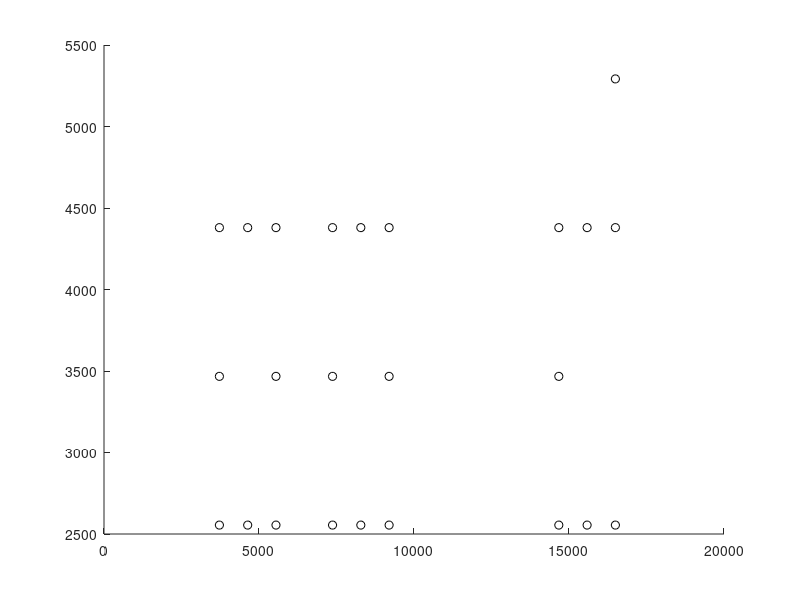

Source code (MATLAB):
clear all

global Bscrew Bedge Beclimb Bline

bmag = 2.74E-4;

l = 0.5/bmag;
b = [1 0 1];


side1 = [-1  0  1];
side2 = [0 -1 0];
side3 = -side1;
side4 = -side2;


n = cross(side2,b);

%start from center of grid

%P1 = [0.52 0.52  1.7]/bmag; %exiting top
%P1 = [0.52 0.1 0.52]/bmag; %lateral

%Loop n.1, inside [101]
P1 = [1.52 1.2 1.2]/bmag;
P2m = P1 + l*side1*0.5;
P2 = P1 + l*side1;
P3m = P2 + l*side2*0.5;
P3 = P2 + l*side2;
P4 = P3 + l*side3;
P4m = P3 + l*side3*0.5;
P1m = P4 + l*side4*0.5;

%Loop n.2, inside [101]
P5 = [2.52 1.2 1.2]/bmag;
P6m = P5 + l*side1*0.5;
P6 = P5 + l*side1;
P7m = P6 + l*side2*0.5;
P7 = P6 + l*side2;
P8 = P7 + l*side3;
P8m = P7 + l*side3*0.5;
P5m = P8 + l*side4*0.5;

%Loop n.3, inside [101]
P9 = [4.52 1.2 1.2]/bmag;
P10m = P9 + l*side1*0.5;
P10 = P9 + l*side1;
P11m = P10 + l*side2*0.5;
P11 = P10 + l*side2;
P12 = P11 + l*side3;
P12m = P11 + l*side3*0.5;
P9m = P9 + l*side4*0.5;

rn = [ 
       P1, 7;
       P2m, 0;
       P2, 7;
       P3m, 0;
       P3, 7;
       P4m, 0;
       P4, 7;
       P1m, 0;
       
       P5, 7;
       P6m, 0;
       P6, 7;
       P7m, 0;
       P7, 7;
       P8m, 0;
       P8, 7;
       P5m, 0;
       
       P9, 7;
       P10m, 0;
       P10, 7;
       P11m, 0;
       P11, 7;
       P12m, 0;
       P12, 7;
       P9m, 0;
     ];
 
links = [ 2 1 b n;
          3 2 b n;
          4 3 b n;
          5 4 b n;
          6 5 b n; 
          7 6 b n;
          8 7 b n;
          1 8 b n;
          
          2+8 1+8 b n;
          3+8 2+8 b n;
          4+8 3+8 b n;
          5+8 4+8 b n;
          6+8 5+8 b n; 
          7+8 6+8 b n;
          8+8 7+8 b n;
          1+8 8+8 b n;
          
          2+16 1+16 b n;
          3+16 2+16 b n;
          4+16 3+16 b n;
          5+16 4+16 b n;
          6+16 5+16 b n; 
          7+16 6+16 b n;
          8+16 7+16 b n;
          1+16 8+16 b n;
         ];
           
MU = 1; 
NU = 0.305; 
maxconnections=8; 
lmax = 500; 
lmin = 100; 
coplanar_tol = 10;
areamin=lmin*lmin*sin(60/180*pi)*0.5; 
areamax=20*areamin; 
a=lmin/sqrt(3)*0.5; 
Ec = MU/(4*pi)*log(a/0.1); 
dt0=1e5;  
mobility='mobbcc0'; 

intSimTime = 0;
sinTime = 0;
dtplot=5e5;
doplot=1;% frame recording: 1 == on, 0 == off
totalSimTime = 0.3e12;
curstep = 0;
simTime = 0;

Bscrew=1e0;
Bedge=1e0;
Beclimb=1e10;
Bline=1.0e-4*min(Bscrew,Bedge);

integrator='int_trapezoid'; 
rann = 0.5*a; 
rntol = 0.5*rann; 
doremesh=1; %flat set to 0 or 1 that turns the remesh functions off or on
docollision=1; %flat set to 0 or 1 that turns collision detection off or on
doseparation=1; %flat set to 0 or 1 that turns splitting algorithm for highly connected node off or on
dovirtmesh=1; %flat set to 0 or 1 that turns remeshing of virtual nodes off or on
plotfreq=1; 
plim=7000;
viewangle=[-35,15]; 
printfreq=1; 
printnode=4; 
rmax=100; %maximum distance a node may travel in one cycle

%FEM CANTILEVER PARAMETERS

dx=12; %microns
dy=2; %microns 
dz=2; %microns
%tungsten "a" is 0.000274
dx = dx/bmag;
dy = dy/bmag;
dz = dz/bmag;

mx=30; % number of elements along beam length
loading=1; 
vertices = [0,0,0;...
            dx,0,0;...
            0,dy,0;...
            dx,dy,0;...
            0,0,dz;...
            dx,0,dz;...
            0,dy,dz;...
            dx,dy,dz];

%plotnodes(rn,links,plim,vertices);
hold on;
plot3(rn(:,1), rn(:,2), rn(:,3),'ko'); %nodes
